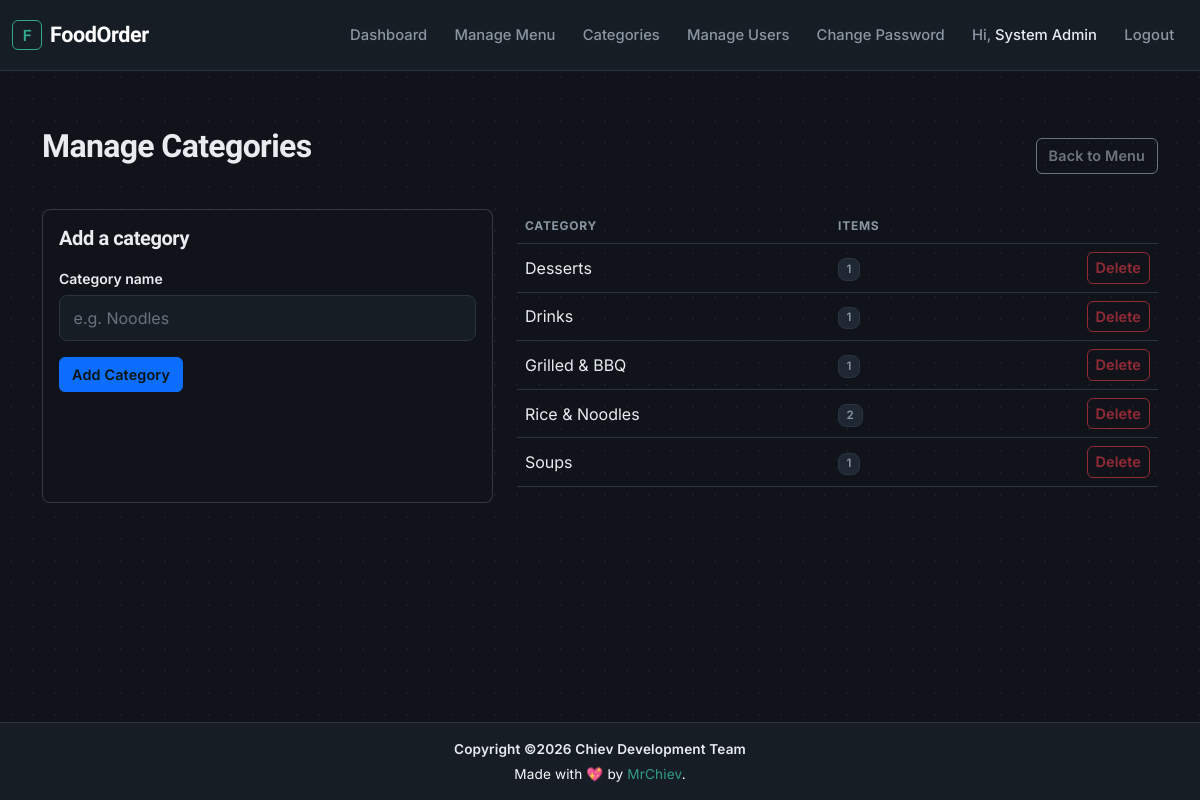
/admin/manage_categories.php (signed in), run on the app's committed database.
### tables this page shows
CREATE TABLE categories (
    category_id     INT AUTO_INCREMENT PRIMARY KEY,
    category_name   VARCHAR(50) NOT NULL UNIQUE
);

### admin/manage_categories.php (the view, shortened to what this page needs)
<?php
require_once __DIR__ . '/../includes/auth_check.php';
$sql = "SELECT c.category_id, c.category_name, COUNT(m.item_id) AS item_count
        FROM categories c
        LEFT JOIN menu_items m ON m.category_id = c.category_id
        GROUP BY c.category_id, c.category_name
        ORDER BY c.category_name";
$result = mysqli_query($conn, $sql);
include __DIR__ . '/../includes/header.php';
?>
<div class="d-flex justify-content-between align-items-center mb-4">
  <h2>Manage Categories</h2>
  <a href="manage_menu.php" class="btn btn-outline-secondary">Back to Menu</a>
</div>
<div class="row g-4">
  <div class="col-md-5">
    <div class="card h-100">
      <div class="card-body">
        <h5 class="card-title mb-3">Add a category</h5>
        <form method="POST">
          <div class="mb-3">
            <label class="form-label">Category name</label>
            <input type="text" name="category_name" class="form-control" maxlength="50" required placeholder="e.g. Noodles">
          </div>
          <button type="submit" class="btn btn-primary">Add Category</button>
        </form>
      </div>
    </div>
  </div>
  <div class="col-md-7">
    <div class="table-responsive">
      <table class="table align-middle">
        <thead>
          <tr>
            <th>Category</th><th>Items</th><th></th>
          </tr>
        </thead>
        <tbody>
          <?php while ($cat = mysqli_fetch_assoc($result)): ?>
            <tr>
              <td><?php echo htmlspecialchars($cat['category_name']); ?></td>
              <td><span class="badge badge-neutral"><?php echo $cat['item_count']; ?></span></td>
              <td class="text-end">
                <form method="POST" class="d-inline" onsubmit="return confirm('Delete this category?');">
                  <button type="submit" class="btn btn-sm btn-outline-danger" <?php echo $cat['item_count'] > 0 ? 'disabled title="Move or delete its items first"' : ''; ?>>Delete</button>
                </form>
              </td>
            </tr>
          <?php endwhile; ?>
        </tbody>
      </table>
    </div>
  </div>
</div>
<?php include __DIR__ . '/../includes/footer.php'; ?>

### assets/css/style.css (style rules this page uses)
:root, [data-bs-theme="dark"] { --ink: #10141A; --surface: #171D25; --surface-2: #1F2732; --line: #2B3440; --text: #E8ECF1; --text-muted: #8B96A3; --jade: #2FA88C; --jade-dark: #23796A; --jade-subtle: rgba(47, 168, 140, 0.14); --gold: #C89B3C; --gold-subtle: rgba(200, 155, 60, 0.16); --red: #C1524A; --red-subtle: rgba(193, 82, 74, 0.16); --bs-body-bg: var(--ink); --bs-body-color: var(--text); --bs-body-font-family: 'Inter', -apple-system, BlinkMacSystemFont, sans-serif; --bs-emphasis-color: var(--text); --bs-secondary-color: var(--text-muted); --bs-tertiary-bg: var(--surface-2); --bs-border-color: var(--line); --bs-border-radius: .5rem; --bs-border-radius-sm: .375rem; --bs-border-radius-lg: .75rem; --bs-primary: var(--jade); --bs-primary-rgb: 47, 156, 134; --bs-link-color: var(--jade); --bs-link-color-rgb: 47, 156, 134; --bs-link-hover-color: #3FB59D; --bs-link-hover-color-rgb: 63, 181, 157; --bs-success: #3FA772; --bs-success-rgb: 63, 167, 114; --bs-warning: var(--gold); --bs-warning-rgb: 200, 155, 60; --bs-danger: var(--red); --bs-danger-rgb: 193, 82, 74; --bs-info: #3E8FB0; --bs-info-rgb: 62, 143, 176; --bs-secondary: #4A5568; --bs-secondary-rgb: 74, 85, 104; --bs-card-bg: var(--surface); --bs-card-border-color: var(--line); }
html, body { background-color: var(--ink); background-image: radial-gradient(circle, rgba(255,255,255,0.045) 1px, transparent 1px); background-size: 22px 22px; }
* { scrollbar-width: thin; scrollbar-color: var(--line) transparent; }
h1, h2, h3, h4, h5, h6, .card-title, .navbar-brand, .display-5 { font-family: 'Sora', -apple-system, BlinkMacSystemFont, sans-serif; font-weight: 700; letter-spacing: -0.02em; }
h2 { margin-bottom: 1.25rem; }
.card { border-width: 1px; box-shadow: none; }
.btn { font-weight: 600; font-size: .9rem; letter-spacing: .01em; border-radius: var(--bs-border-radius-sm); }
.btn-primary { --bs-btn-color: #0B1410; --bs-btn-hover-color: #0B1410; --bs-btn-active-color: #0B1410; }
.badge { font-weight: 600; font-size: .72rem; letter-spacing: .03em; text-transform: uppercase; padding: .4em .65em; }
.badge-neutral { background-color: var(--surface-2); color: var(--text-muted); font-weight: 600; border: 1px solid var(--line); }
.table { --bs-table-bg: transparent; --bs-table-color: var(--text); --bs-table-border-color: var(--line); }
.table > thead { border-bottom: 1px solid var(--line); }
.table > thead th { font-family: 'Inter', sans-serif; font-size: .75rem; font-weight: 700; text-transform: uppercase; letter-spacing: .06em; color: var(--text-muted); border-bottom-width: 1px; }
.form-label { font-weight: 600; font-size: .875rem; margin-bottom: .4rem; }
.form-control, .form-select { background-color: var(--surface); border-color: var(--line); color: var(--text); padding: .6rem .85rem; }
.form-control::placeholder { color: var(--text-muted); opacity: .7; }

### data on the page
categories: category_name "Desserts", item_count "1"
categories: category_name "Drinks", item_count "1"
categories: category_name "Grilled & BBQ", item_count "1"
categories: category_name "Rice & Noodles", item_count "2"
categories: category_name "Soups", item_count "1"

### other printed values
$_SESSION['full_name'] "System Admin"
